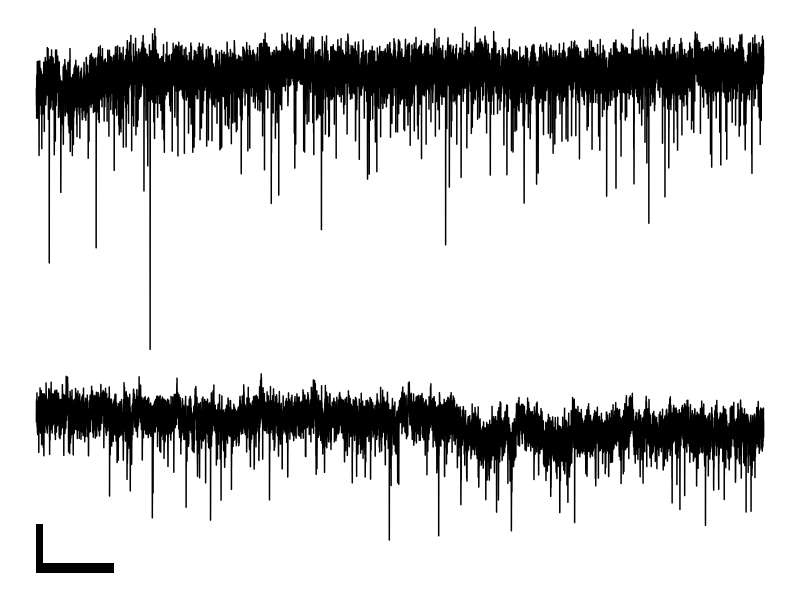

The R source for this figure: (Note: this script raises an error after producing the figure.)
# NMDA ionophoresis, EPSCs record plot for bio-protocol
# Copyright © 2025 Borys Olifirov

require(dplyr)
require(tidyr)

require(ggplot2)


setwd('/home/wisstock/bio_note/projects/PhD/6_2021_NMDAR_plasticity/exp/2025_01_7_ionophoresis_bio-protocol/epsc')

font.size <- 17
font.fam <- 'Arial'
box.alpha <- 0.6

base.01 <- read.csv('traces/base_01.csv', dec = ",") %>%
  slice(which(row_number() %% 2 == 1))
base.02 <- read.csv('traces/base_02.csv', dec = ",") %>%
  slice(which(row_number() %% 2 == 1))

wo.01 <- read.csv('traces/wo_01.csv', dec = ",") %>%
  slice(which(row_number() %% 2 == 1))
wo.02 <- read.csv('traces/wo_01.csv', dec = ",") %>%
  slice(which(row_number() %% 2 == 1))


df.rep <- rbind(base.01 %>% slice(1:31000) %>% mutate(time = 'base'),
                wo.02 %>% slice(1:31000) %>% mutate(time = 'wo')) %>%
  mutate(time = as.factor(time)) %>%
  group_by(time) %>%
  mutate(index = seq(1, 31000),
         pa = if_else(time == 'base', pa + 80, pa - 80))
  


prof_epsc <- ggplot(data = df.rep,
       aes(x = index, y = pa, group = time)) +
  geom_line() +
  annotate(geom = 'rect',  # 20 pA scale bar
           xmin = 0, xmax = 280,
           ymin = -44, ymax = -24,
           fill = 'black') +
  annotate(geom = 'rect',  # 10 s scale bar
           xmin = 0, xmax = 3300,
           ymin = -44, ymax = -40,
           fill = 'black') +
  theme_void() +
  theme(legend.position = 'none')

prof_epsc
save_plot('0_pic_prof_epsc.png', prof_epsc, base_width = 7, base_height = 4.4, dpi = 300)
remove(prof_epsc)